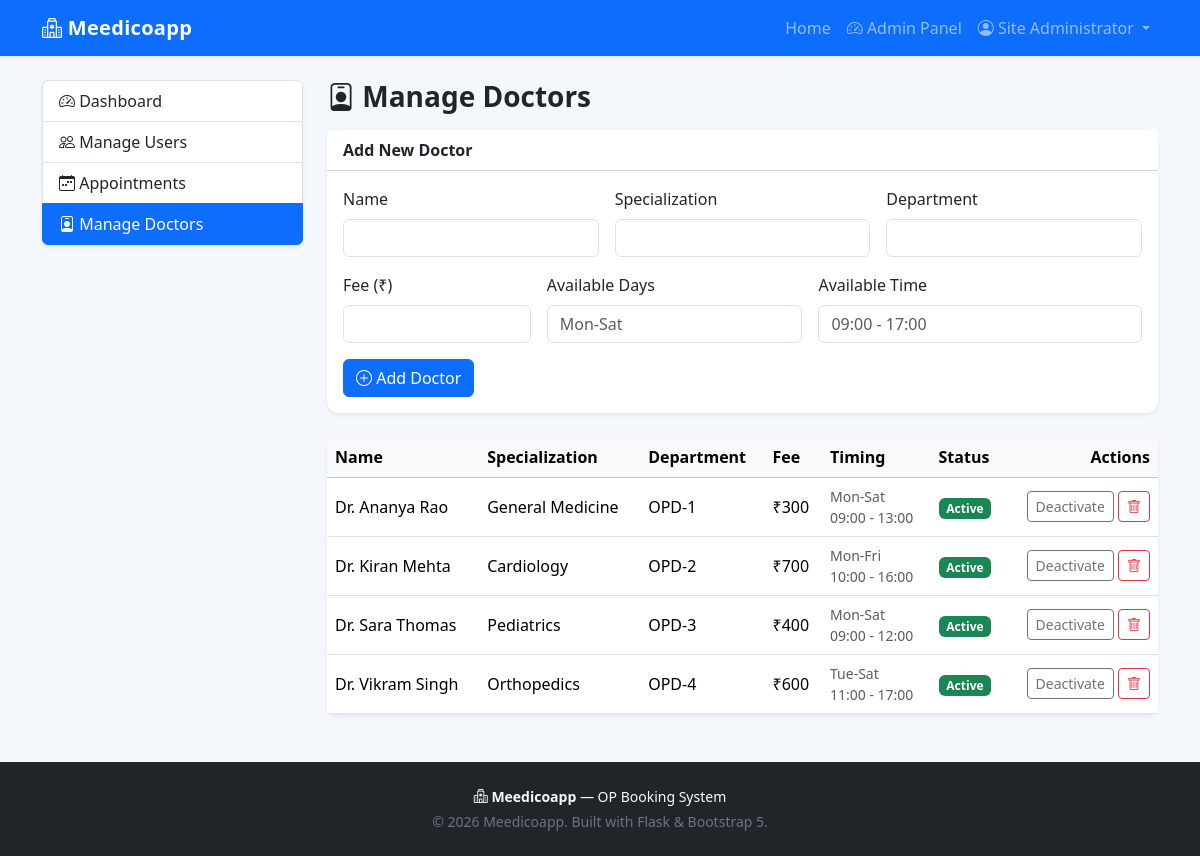
Page /admin/doctors (signed in) on the committed database.
### tables this page shows
CREATE TABLE users (
    id              INTEGER PRIMARY KEY AUTOINCREMENT,
    name            TEXT NOT NULL,
    email           TEXT NOT NULL UNIQUE,
    password_hash   TEXT NOT NULL,
    phone           TEXT,
    role            TEXT NOT NULL DEFAULT 'patient'
                        CHECK (role IN ('patient', 'doctor', 'admin')),
    is_active       INTEGER NOT NULL DEFAULT 1,
    created_at      TEXT NOT NULL
);

CREATE TABLE doctors (
    id              INTEGER PRIMARY KEY AUTOINCREMENT,
    user_id         INTEGER UNIQUE,
    name            TEXT NOT NULL,
    specialization  TEXT NOT NULL,
    department      TEXT,
    fee             REAL NOT NULL DEFAULT 0,
    available_days  TEXT DEFAULT 'Mon-Sat',
    available_time  TEXT DEFAULT '09:00 - 17:00',
    is_active       INTEGER NOT NULL DEFAULT 1,
    created_at      TEXT NOT NULL,
    FOREIGN KEY (user_id) REFERENCES users (id) ON DELETE SET NULL
);

### MEDIAPP/meedicoapp/app.py (the view, shortened to what this page needs)
@app.route("/admin/doctors", methods=["GET", "POST"])
@admin_required
def admin_doctors():
    doctors = Doctor.list_all()
    return render_template("admin_doctors.html", doctors=doctors)

### MEDIAPP/meedicoapp/app.py (called while the page is built)
def current_user():
    user_id = session.get("user_id")
    if not user_id:
        return None
    return User.get_by_id(user_id)

@app.context_processor
def inject_globals():
    return {"current_user": current_user(), "app_name": "Meedicoapp", "config": app.config}

def roles_required(*roles):
    def decorator(view):
        @wraps(view)
        def wrapped(*args, **kwargs):
            user = current_user()
            if not user:
                flash("Please log in to continue.", "warning")
                return redirect(url_for("login", next=request.path))
            if user["role"] not in roles:
                flash("You do not have permission to access that page.", "danger")
                return redirect(url_for("dashboard"))
            return view(*args, **kwargs)
        return wrapped
    return decorator

### MEDIAPP/meedicoapp/models.py (called while the page is built)
def get_connection():
    conn = sqlite3.connect(DATABASE_PATH)
    conn.row_factory = sqlite3.Row
    conn.execute("PRAGMA foreign_keys = ON")
    return conn

@contextmanager
def get_cursor(commit=False):
    conn = get_connection()
    cursor = conn.cursor()
    try:
        yield cursor
        if commit:
            conn.commit()
    finally:
        conn.close()

def row_to_dict(row):
    return dict(row) if row is not None else None

def rows_to_list(rows):
    return [dict(r) for r in rows]

    @staticmethod
    def get_by_id(user_id):
        with get_cursor() as cur:
            cur.execute("SELECT * FROM users WHERE id = ?", (user_id,))
            return row_to_dict(cur.fetchone())

    @staticmethod
    def list_all(active_only=False):
        query = "SELECT * FROM doctors"
        if active_only:
            query += " WHERE is_active = 1"
        query += " ORDER BY name ASC"
        with get_cursor() as cur:
            cur.execute(query)
            return rows_to_list(cur.fetchall())

### MEDIAPP/meedicoapp/templates/admin_doctors.html (shortened to what this page needs)
{% extends "base.html" %}
{% block content %}
<div class="row">
    <div class="col-lg-3 mb-3">
        {% include "_admin_sidebar.html" %}
    </div>
    <div class="col-lg-9">
        <h3 class="fw-bold mb-3"><i class="bi bi-person-badge"></i> Manage Doctors</h3>
        <div class="card border-0 shadow-sm mb-4">
            <div class="card-header bg-white fw-semibold">Add New Doctor</div>
            <div class="card-body">
                <form method="POST" class="row g-3">
                    <div class="col-md-4">
                        <label class="form-label">Name</label>
                        <input type="text" name="name" class="form-control" required>
                    </div>
                    <div class="col-md-4">
                        <label class="form-label">Specialization</label>
                        <input type="text" name="specialization" class="form-control" required>
                    </div>
                    <div class="col-md-4">
                        <label class="form-label">Department</label>
                        <input type="text" name="department" class="form-control">
                    </div>
                    <div class="col-md-3">
                        <label class="form-label">Fee (₹)</label>
                        <input type="number" step="0.01" name="fee" class="form-control">
                    </div>
                    <div class="col-md-4">
                        <label class="form-label">Available Days</label>
                        <input type="text" name="available_days" class="form-control" placeholder="Mon-Sat">
                    </div>
                    <div class="col-md-5">
                        <label class="form-label">Available Time</label>
                        <input type="text" name="available_time" class="form-control" placeholder="09:00 - 17:00">
                    </div>
                    <div class="col-12">
                        <button type="submit" class="btn btn-primary"><i class="bi bi-plus-circle"></i> Add Doctor</button>
                    </div>
                </form>
            </div>
        </div>
        <div class="card border-0 shadow-sm">
            <div class="table-responsive">
                <table class="table table-hover align-middle mb-0">
                    <thead class="table-light">
                        <tr><th>Name</th><th>Specialization</th><th>Department</th><th>Fee</th><th>Timing</th><th>Status</th><th class="text-end">Actions</th></tr>
                    </thead>
                    <tbody>
                    {% for d in doctors %}
                        <tr>
                            <td>{{ d.name }}</td>
                            <td>{{ d.specialization }}</td>
                            <td>{{ d.department or '-' }}</td>
                            <td>₹{{ "%.0f"|format(d.fee) }}</td>
                            <td class="small text-muted">{{ d.available_days }}<br>{{ d.available_time }}</td>
                            <td>
                                {% if d.is_active %}<span class="badge bg-success">Active</span>
                                {% else %}<span class="badge bg-secondary">Inactive</span>{% endif %}
                            </td>
                            <td class="text-end">
                                <form method="POST" action="{{ url_for('admin_toggle_doctor', doctor_id=d.id) }}" class="d-inline">
                                    <button class="btn btn-sm btn-outline-secondary">
                                        {% if d.is_active %}Deactivate{% else %}Activate{% endif %}
                                    </button>
                                </form>
                                <form method="POST" action="{{ url_for('admin_delete_doctor', doctor_id=d.id) }}" class="d-inline"
                                      onsubmit="return confirm('Remove this doctor?');">
                                    <button class="btn btn-sm btn-outline-danger"><i class="bi bi-trash"></i></button>
                                </form>
                            </td>
                        </tr>
                    {% else %}
                        <tr><td colspan="7" class="text-center text-muted py-4">No doctors added yet.</td></tr>
                    {% endfor %}
                    </tbody>
                </table>
            </div>
        </div>
    </div>
</div>
{% endblock %}

### MEDIAPP/meedicoapp/templates/base.html (shortened to what this page needs)
<!DOCTYPE html>
<html lang="en">
<head>
    <link href="https://cdn.jsdelivr.net/npm/bootstrap@5.3.3/dist/css/bootstrap.min.css" rel="stylesheet">
    <link rel="stylesheet" href="https://cdn.jsdelivr.net/npm/bootstrap-icons@1.11.3/font/bootstrap-icons.css">
    <link rel="stylesheet" href="{{ url_for('static', filename='css/style.css') }}">
</head>
<body>
<nav class="navbar navbar-expand-lg navbar-dark bg-primary shadow-sm">
    <div class="container">
        <a class="navbar-brand fw-bold" href="{{ url_for('index') }}">
            <i class="bi bi-hospital"></i> Meedicoapp
        </a>
        <div class="collapse navbar-collapse" id="navMain">
            <ul class="navbar-nav ms-auto align-items-lg-center">
                <li class="nav-item"><a class="nav-link" href="{{ url_for('index') }}">Home</a></li>
                {% if current_user %}
                    {% if current_user.role == 'admin' %}
                        <li class="nav-item"><a class="nav-link" href="{{ url_for('admin_dashboard') }}"><i class="bi bi-speedometer2"></i> Admin Panel</a></li>
                    {% else %}
                        <li class="nav-item"><a class="nav-link" href="{{ url_for('dashboard') }}">Dashboard</a></li>
                    {% endif %}
                    <li class="nav-item dropdown">
                        <a class="nav-link dropdown-toggle" href="#" role="button" data-bs-toggle="dropdown">
                            <i class="bi bi-person-circle"></i> {{ current_user.name }}
                        </a>
                    </li>
                {% else %}
                    <li class="nav-item"><a class="nav-link" href="{{ url_for('login') }}">Login</a></li>
                    <li class="nav-item">
                        <a class="btn btn-light btn-sm ms-lg-2 fw-semibold" href="{{ url_for('register') }}">Register</a>
                    </li>
                {% endif %}
            </ul>
        </div>
    </div>
</nav>
<main class="container my-4">
    {% block content %}{% endblock %}
</main>
<footer class="bg-dark text-light py-4 mt-5">
    <div class="container text-center small">
        <p class="mb-1"><i class="bi bi-hospital"></i> <strong>Meedicoapp</strong> &mdash; OP Booking System</p>
        <p class="mb-0 text-secondary">&copy; {{ 2026 }} Meedicoapp. Built with Flask &amp; Bootstrap 5.</p>
    </div>
</footer>
</body>
</html>

### MEDIAPP/meedicoapp/templates/_admin_sidebar.html
<div class="list-group shadow-sm">
    <a href="{{ url_for('admin_dashboard') }}"
       class="list-group-item list-group-item-action {% if request.endpoint == 'admin_dashboard' %}active{% endif %}">
        <i class="bi bi-speedometer2"></i> Dashboard
    </a>
    <a href="{{ url_for('admin_users') }}"
       class="list-group-item list-group-item-action {% if request.endpoint in ['admin_users', 'admin_edit_user'] %}active{% endif %}">
        <i class="bi bi-people"></i> Manage Users
    </a>
    <a href="{{ url_for('admin_appointments') }}"
       class="list-group-item list-group-item-action {% if request.endpoint == 'admin_appointments' %}active{% endif %}">
        <i class="bi bi-calendar-week"></i> Appointments
    </a>
    <a href="{{ url_for('admin_doctors') }}"
       class="list-group-item list-group-item-action {% if request.endpoint == 'admin_doctors' %}active{% endif %}">
        <i class="bi bi-person-badge"></i> Manage Doctors
    </a>
</div>

### MEDIAPP/meedicoapp/static/css/style.css (style rules this page uses)
body { background-color: #f4f7fb; }
.navbar-brand { letter-spacing: 0.3px; }
.card { border-radius: 0.75rem; }
.list-group-item.active { background-color: #0d6efd; border-color: #0d6efd; }

### rows in the picture
users: name "Site Administrator"
doctors: name "Dr. Ananya Rao", specialization "General Medicine", department "OPD-1", fee "300", available_days "Mon-Sat", available_time "09:00 - 13:00", is_active "Active"
doctors: name "Dr. Kiran Mehta", specialization "Cardiology", department "OPD-2", fee "700", available_days "Mon-Fri", available_time "10:00 - 16:00", is_active "Active"
doctors: name "Dr. Sara Thomas", specialization "Pediatrics", department "OPD-3", fee "400", available_days "Mon-Sat", available_time "09:00 - 12:00", is_active "Active"
doctors: name "Dr. Vikram Singh", specialization "Orthopedics", department "OPD-4", fee "600", available_days "Tue-Sat", available_time "11:00 - 17:00", is_active "Active"

### other values in the picture
{{ 2026 }} "2026"
